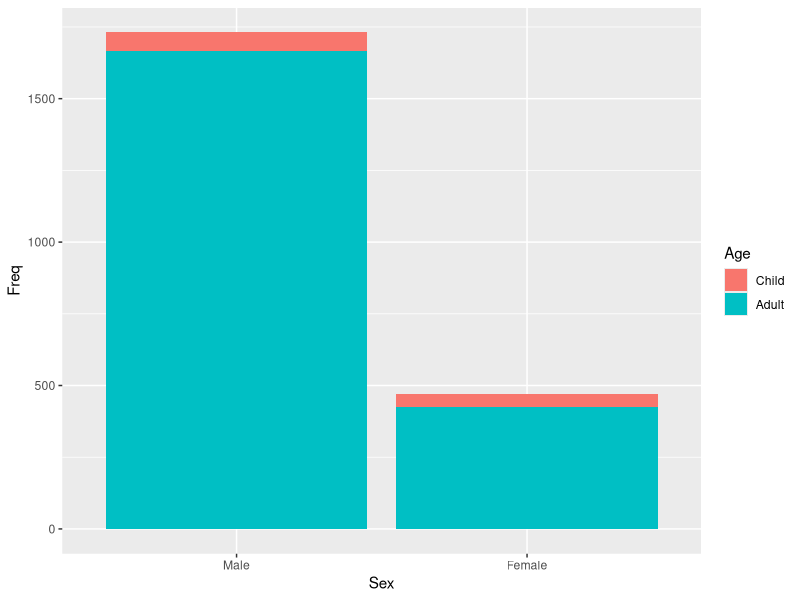

The R source for this figure:
## ---- chunk 1
#| include: false
library(tidyverse)
data("Titanic")

## ---- chunk 2
#| echo: false
#| fig.cap: "Test Plot"
#| label: fig-test

Titanic %>% 
  as.data.frame() %>%
  group_by(Age, Sex) %>% 
  summarize(
    Freq = sum(Freq),
    .groups = "drop"
  ) %>% 
  ggplot(aes(x = Sex, y = Freq, fill=Age))+
  geom_col() # geom_col es lo mismo que geom_bar(stat='identity')


## ---- chunk 3
#| echo: false

Titanic %>% 
  as.data.frame() %>%
  group_by(Age, Sex) %>% 
  summarize(
    Freq = sum(Freq)
    ,
    .groups = "drop"
  ) %>% 
  knitr::kable(caption="Tabla de Pasajeros {#tbl-test}")
## ---- chunk 4
#| echo: false

Titanic %>% 
  as.data.frame() %>%
  group_by(Age, Sex) %>% 
  summarize(
    Freq = sum(Freq)
    ,
    .groups = "drop"
  ) %>% 
  pivot_wider(names_from = Sex, values_from=Freq) %>% 
  knitr::kable(caption="Otra tabla de pasajeros {#tbl-otra}")
## ---- chunk 5
Titanic %>% 
  as.data.frame() %>%
  group_by(Age, Sex) %>% 
  summarize(
    Freq = sum(Freq)
    ,
    .groups = "drop"
  ) %>% 
  pivot_wider(names_from = Sex, values_from=Freq) -> tmp

# Esto es «a mano»
M <- as.table(
  rbind(c(64  ,   45), 
        c(1667 ,   425))
  )

chisq.test(M)

## ---- chunk 6
# Usando la variable tmp que definí selecciono las columnas que me interesan

tmp %>% 
  select(Male,Female) %>% 
  chisq.test()
## ---- chunk 7
tmp[,2:3] %>% 
  chisq.test()
## ---- chunk 8
#! echo: false
tmp %>% 
  select(Male,Female) %>% 
  chisq.test() %>% 
  broom::tidy() %>% 
  knitr::kable(caption = "Resultado del test de «ji cuadrado» {#tbl-chi}")
